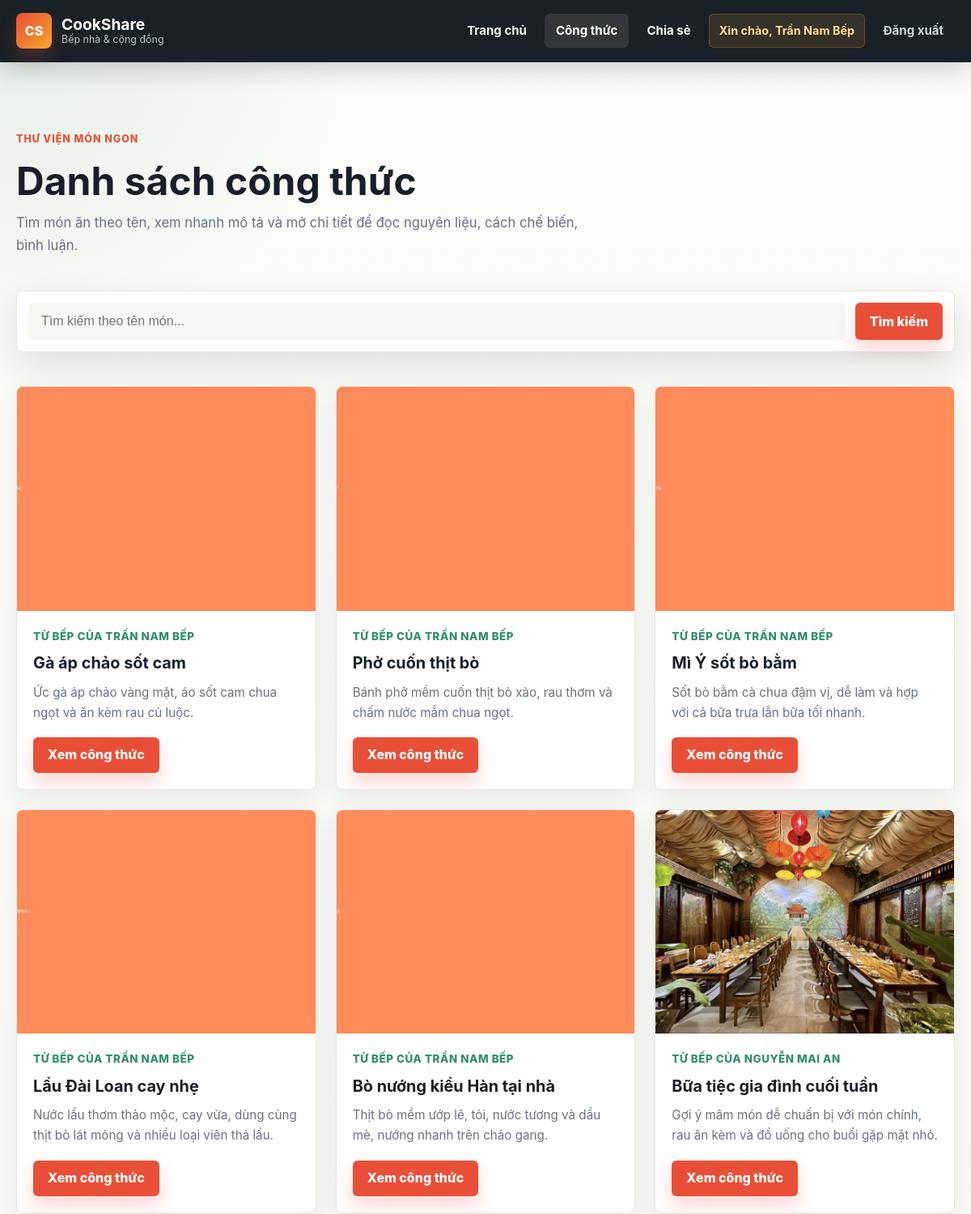
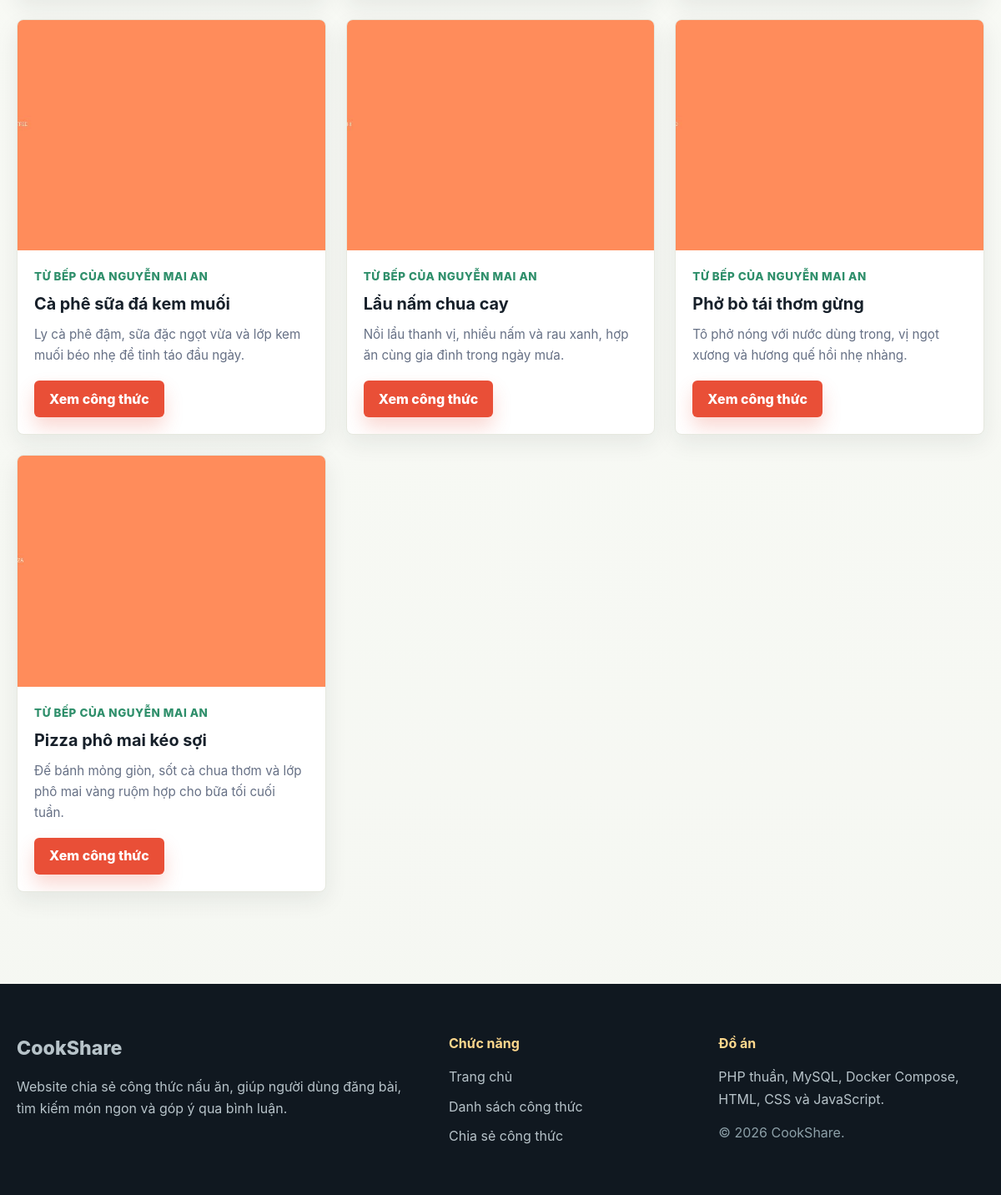
Screenshot of /project/pages/recipes.php (signed in) with the database file from the repository (2 pictures, top to bottom).
### tables this page shows
CREATE TABLE IF NOT EXISTS recipes (
    id INT AUTO_INCREMENT PRIMARY KEY,
    user_id INT NOT NULL,
    title VARCHAR(200) NOT NULL,
    image VARCHAR(255) DEFAULT NULL,
    description TEXT NOT NULL,
    ingredients TEXT NOT NULL,
    steps TEXT NOT NULL,
    created_at TIMESTAMP DEFAULT CURRENT_TIMESTAMP,
    FOREIGN KEY (user_id) REFERENCES users(id) ON DELETE CASCADE
);

CREATE TABLE IF NOT EXISTS users (
    id INT AUTO_INCREMENT PRIMARY KEY,
    fullname VARCHAR(100) NOT NULL,
    email VARCHAR(100) NOT NULL UNIQUE,
    username VARCHAR(50) NOT NULL UNIQUE,
    password VARCHAR(255) NOT NULL
);

### project/includes/auth.php (called while the page is built, shortened)
<?php
function e(string $value): string
{
    return htmlspecialchars($value, ENT_QUOTES, 'UTF-8');
}
function baseUrl(string $path = ''): string
{
    return '/' . ltrim($path, '/');
}
function imageUrl(?string $image): string
{
    if (!empty($image)) {
        return baseUrl('uploads/' . $image);
    }
    return baseUrl('assets/images/placeholder.svg');
}

### project/includes/recipes.php (the view, shortened to what this page needs)
<?php
function fetchRecipes(PDO $db, string $keyword = ''): array
{
    if ($keyword !== '') {
        $stmt = $db->prepare(
            'SELECT r.*, u.fullname AS author_name
             FROM recipes r
             JOIN users u ON r.user_id = u.id
             WHERE r.title LIKE :keyword
             ORDER BY r.created_at DESC'
        );
        $stmt->execute(['keyword' => '%' . $keyword . '%']);
    } else {
        $stmt = $db->query(
            'SELECT r.*, u.fullname AS author_name
             FROM recipes r
             JOIN users u ON r.user_id = u.id
             ORDER BY r.created_at DESC'
        );
    }
    return $stmt->fetchAll();
}
function renderRecipeCards(array $recipes): void
{
    echo '<div class="recipe-grid">';
    foreach ($recipes as $recipe) {
        ?>
        <article class="recipe-card">
            <a class="recipe-card-media" href="<?= baseUrl('pages/recipe-detail.php?id=' . (int) $recipe['id']) ?>">
                <img src="<?= e(imageUrl($recipe['image'])) ?>" alt="<?= e($recipe['title']) ?>">
            </a>
            <div class="recipe-card-body">
                <p class="recipe-author">Từ bếp của <?= e($recipe['author_name']) ?></p>
                <h3><?= e($recipe['title']) ?></h3>
                <p class="recipe-desc"><?= e($recipe['description']) ?></p>
                <a class="btn btn-primary" href="<?= baseUrl('pages/recipe-detail.php?id=' . (int) $recipe['id']) ?>">
                    Xem công thức
                </a>
            </div>
        </article>
        <?php
    }
    echo '</div>';
}
function renderSearchForm(string $keyword, string $action): void
{
    ?>
    <form class="search-form" method="GET" action="<?= e($action) ?>">
        <input id="recipe-search" type="text" name="q" placeholder="Tìm kiếm theo tên món..." value="<?= e($keyword) ?>">
        <button type="submit" class="btn btn-primary">Tìm kiếm</button>
    </form>
    <?php
}

### project/assets/css/style.css (style rules this page uses)
:root { --ink: #17202a; --muted: #667085; --surface: #ffffff; --surface-strong: #f5f7f2; --line: #e6e8df; --brand: #e94f37; --brand-dark: #c83c28; --accent: #2f8f6b; --gold: #f4a62a; --nav: #101820; --shadow: 0 18px 45px rgba(23, 32, 42, 0.12); --shadow-soft: 0 10px 28px rgba(23, 32, 42, 0.08); --radius: 8px; }
* { box-sizing: border-box; margin: 0; padding: 0; }
html { scroll-behavior: smooth; }
body { min-height: 100vh; font-family: "Inter", "Segoe UI", Arial, Helvetica, sans-serif; line-height: 1.65; color: var(--ink); background: radial-gradient(circle at top left, rgba(47, 143, 107, 0.12), transparent 28rem), linear-gradient(180deg, #fbfcf8 0%, var(--surface-strong) 100%); }
img { display: block; max-width: 100%; }
a { color: var(--brand); text-decoration: none; }
.search-form { display: grid; grid-template-columns: minmax(0, 1fr) auto; gap: 12px; padding: 14px; background: var(--surface); border: 1px solid var(--line); border-radius: var(--radius); box-shadow: var(--shadow); }
.search-form input[type="text"] { min-width: 0; border: 0; background: #f6f8f3; border-radius: 6px; padding: 14px 16px; font-size: 1rem; }
.recipe-grid { display: grid; grid-template-columns: repeat(3, minmax(0, 1fr)); gap: 24px; }
.recipe-card { min-height: 100%; display: flex; flex-direction: column; overflow: hidden; background: var(--surface); border: 1px solid var(--line); border-radius: var(--radius); box-shadow: var(--shadow-soft); transition: transform 0.22s ease, box-shadow 0.22s ease, border-color 0.22s ease; }
.recipe-card-media { display: block; position: relative; aspect-ratio: 4 / 3; overflow: hidden; background: #dfe5dc; }
.recipe-card-media img { width: 100%; height: 100%; object-fit: cover; transition: transform 0.35s ease; }
.recipe-card-body { flex: 1; display: flex; flex-direction: column; padding: 20px; }
.recipe-card h3 { font-size: 1.24rem; line-height: 1.3; margin-bottom: 10px; }
.recipe-author { margin-bottom: 10px; color: var(--accent); font-size: 0.84rem; font-weight: 800; text-transform: uppercase; letter-spacing: 0.04em; }
.recipe-desc { flex: 1; display: -webkit-box; overflow: hidden; margin-bottom: 18px; color: var(--muted); font-size: 0.95rem; -webkit-box-orient: vertical; -webkit-line-clamp: 3; }
.recipe-card .btn { align-self: flex-start; }
.btn { min-height: 44px; display: inline-flex; align-items: center; justify-content: center; gap: 8px; padding: 11px 18px; border: 0; border-radius: 6px; cursor: pointer; font: inherit; font-weight: 800; line-height: 1.2; text-align: center; transition: transform 0.18s ease, background 0.18s ease, box-shadow 0.18s ease; }
.btn-primary { background: var(--brand); color: #fff; box-shadow: 0 12px 22px rgba(233, 79, 55, 0.22); }

### rows the page displays
recipes: image (picture), user.fullname "TRẦN NAM BẾP", title "Gà áp chảo sốt cam", description "Ức gà áp chảo vàng mặt, áo sốt cam chua ngọt và ăn kèm rau củ luộc."
recipes: image (picture), user.fullname "TRẦN NAM BẾP", title "Phở cuốn thịt bò", description "Bánh phở mềm cuốn thịt bò xào, rau thơm và chấm nước mắm chua ngọt."
recipes: image (picture), user.fullname "TRẦN NAM BẾP", title "Mì Ý sốt bò bằm", description "Sốt bò bằm cà chua đậm vị, dễ làm và hợp với cả bữa trưa lẫn bữa tối nhanh."
recipes: image (picture), user.fullname "TRẦN NAM BẾP", title "Lẩu Đài Loan cay nhẹ", description "Nước lẩu thơm thảo mộc, cay vừa, dùng cùng thịt bò lát mỏng và nhiều loại viên thả lẩu."
recipes: image (picture), user.fullname "TRẦN NAM BẾP", title "Bò nướng kiểu Hàn tại nhà", description "Thịt bò mềm ướp lê, tỏi, nước tương và dầu mè, nướng nhanh trên chảo gang."
recipes: image (picture), user.fullname "NGUYỄN MAI AN", title "Bữa tiệc gia đình cuối tuần", description "Gợi ý mâm món dễ chuẩn bị với món chính, rau ăn kèm và đồ uống cho buổi gặp mặt nhỏ."
recipes: image (picture), user.fullname "NGUYỄN MAI AN", title "Cà phê sữa đá kem muối", description "Ly cà phê đậm, sữa đặc ngọt vừa và lớp kem muối béo nhẹ để tỉnh táo đầu ngày."
recipes: image (picture), user.fullname "NGUYỄN MAI AN", title "Lẩu nấm chua cay", description "Nồi lẩu thanh vị, nhiều nấm và rau xanh, hợp ăn cùng gia đình trong ngày mưa."
recipes: image (picture), user.fullname "NGUYỄN MAI AN", title "Phở bò tái thơm gừng", description "Tô phở nóng với nước dùng trong, vị ngọt xương và hương quế hồi nhẹ nhàng."
recipes: image (picture), user.fullname "NGUYỄN MAI AN", title "Pizza phô mai kéo sợi", description "Đế bánh mỏng giòn, sốt cà chua thơm và lớp phô mai vàng ruộm hợp cho bữa tối cuối tuần."

### other values shown
getCurrentUserName() "Trần Nam Bếp"
